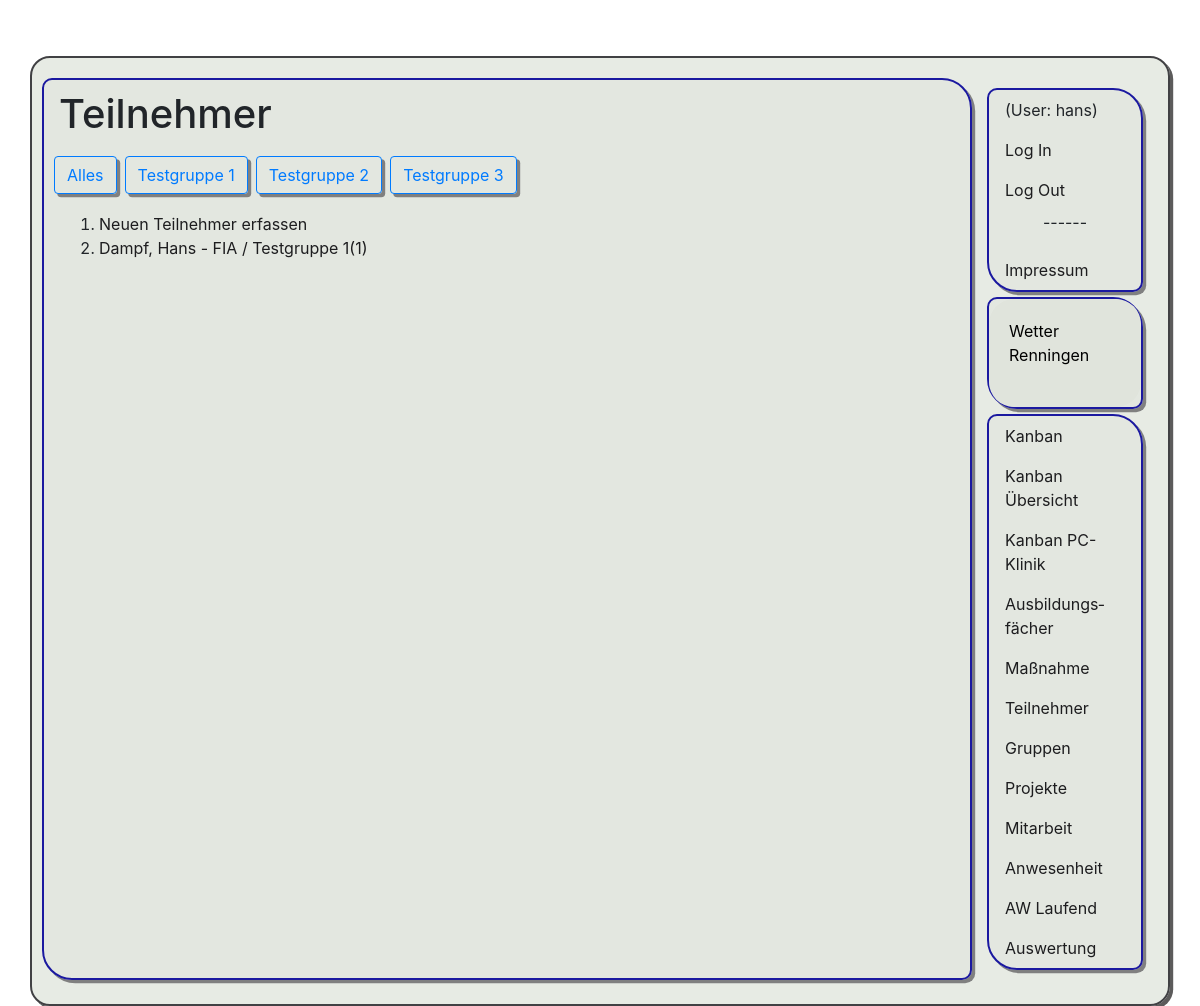
The page /pr1/tn/ (signed in) on the database as committed earlier.
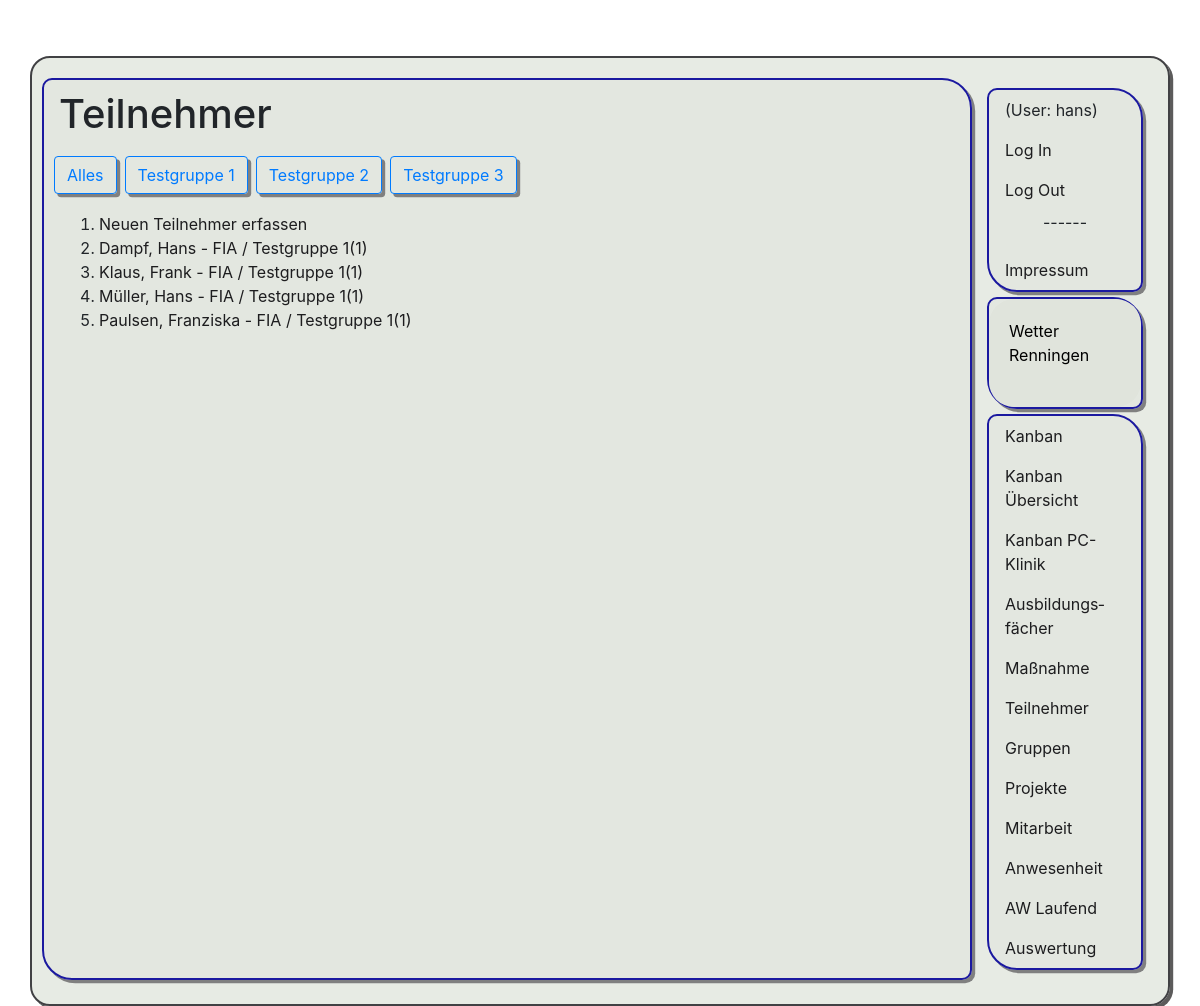
The same page on the database as committed later.
### app1/models.py (models this page shows, shortened)
class Gruppe(models.Model):
    name = models.CharField(max_length=50)
    aktiv = models.BooleanField(default=True)
    raum = models.ForeignKey(Raum, on_delete=models.CASCADE, null=True)
    def __str__(self):
        return self.name+ "("+str(self.id)+")"
    class Meta:
        ordering = ['name']
        verbose_name_plural = "Gruppen"

class Teilnehmer(models.Model):
    name = models.CharField(max_length=50)
    vorname = models.CharField(max_length=50)
    ausbildung = models.ForeignKey(Ausbildung, on_delete=models.CASCADE)
    gruppe = models.ForeignKey(Gruppe, on_delete=models.CASCADE, null=True)
    aktiv = models.BooleanField(default=True)
    email = models.CharField(max_length=255, blank=True)
    mobil = models.CharField(max_length=255, blank=True)
    def __str__(self):
        return self.name+", "+self.vorname+" - "+self.ausbildung.slug+" / "+str(self.gruppe)
    class Meta:
        ordering = ['name']
        verbose_name_plural = "Teilnehmer"

class Ausbildung(models.Model):
    name = models.CharField(max_length=50)
    slug = models.CharField(max_length=10, unique=True)
    aktiv = models.BooleanField(default=True)
    class Meta:
        ordering = ['slug']
        verbose_name_plural = "Ausbildungen"

### app1/views.py (the view)
# urls.py: path('tn/', views.tnAllg, name="tn"),
@permission_required('app1.view_teilnehmer')
def tnAllg(request):
    gruppe = Gruppe.objects.filter(aktiv=True).order_by("name")
    test = Teilnehmer.objects.filter(aktiv=True).order_by("name")
    return render(request, 'app1/list_tn.html', {'liste': test, 'gruppe': gruppe,
                                                 'gruppe_id': -1, })

### app1/templates/app1/list_tn.html
﻿{% extends 'app1/base.html' %}
{% block h1 %}
Teilnehmer
{% endblock h1 %}
{% block content %}
{% if gruppe %}
    <div class="row">
        <a href="/pr1/tn/" class="BereichBtn"> <button type="button" class="btn btn-outline-primary">Alles</button> </a>
        {% for item in gruppe %}
            <a href="/pr1/tn/lst/{{item.id}}" class="BereichBtn"> <button type="button" class="btn btn-outline-primary" {% if gruppe_id == item.id %} disabled {% endif%}>{{item.name}}</button> </a>
        {% endfor %}
    </div>
{% endif %}
<ol>
    <li><a href="/pr1/tn/neu">Neuen Teilnehmer erfassen</a></li>
    {% for zeile in liste %}
        <li><a href="/pr1/tn/{{zeile.id}}"> {{ zeile }}</a></li>
    {% endfor %}
</ol>
{% endblock content %}

Rows that differ between the two databases and show on the page:
added Teilnehmer: name+vorname+ausbildung "Klaus, Frank - FIA / Testgruppe 1(1)"
added Teilnehmer: name+vorname+ausbildung "Müller, Hans - FIA / Testgruppe 1(1)"
added Teilnehmer: name+vorname+ausbildung "Paulsen, Franziska - FIA / Testgruppe 1(1)"
